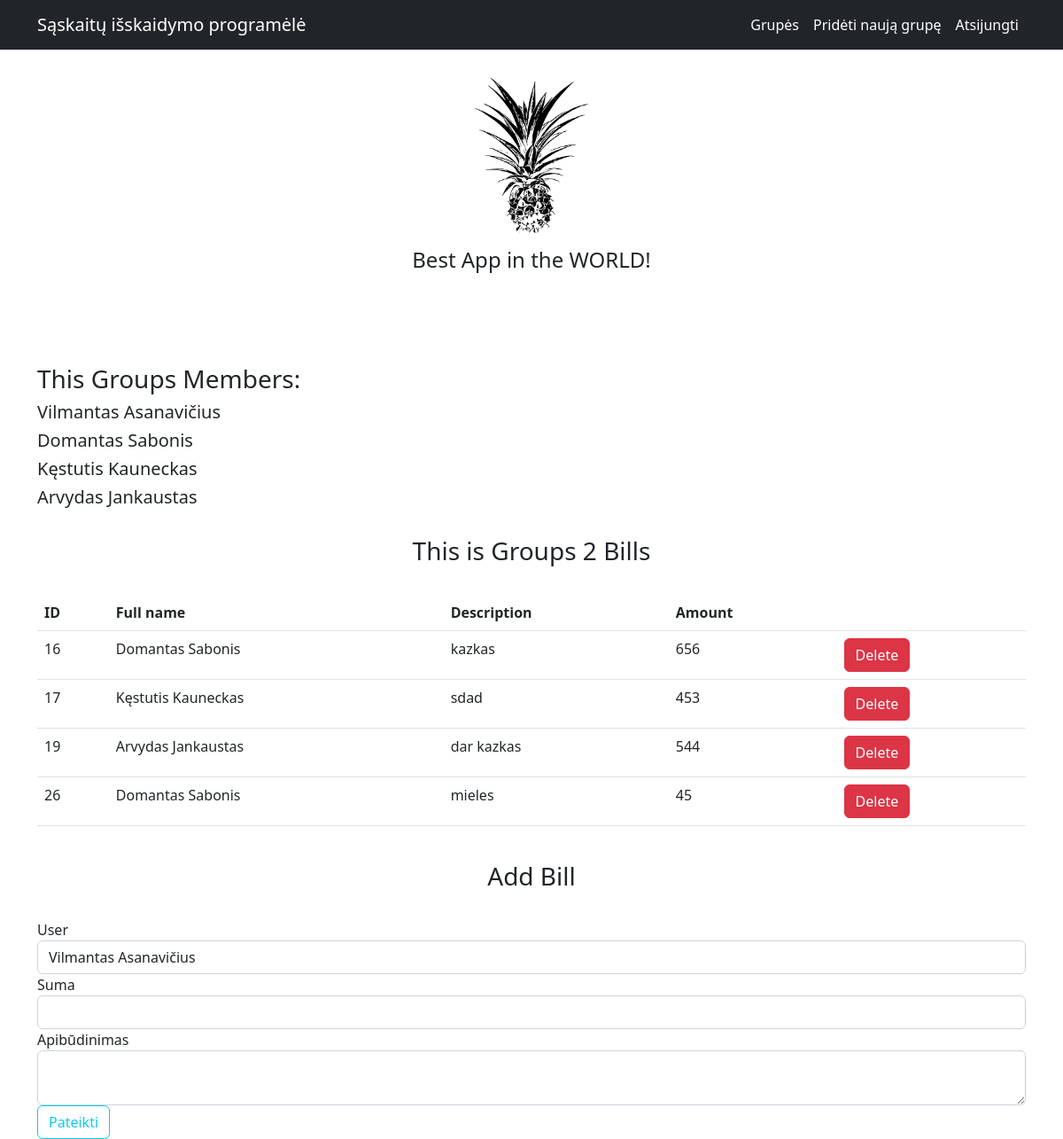
The app's page /grupės/2 (signed in), older data.
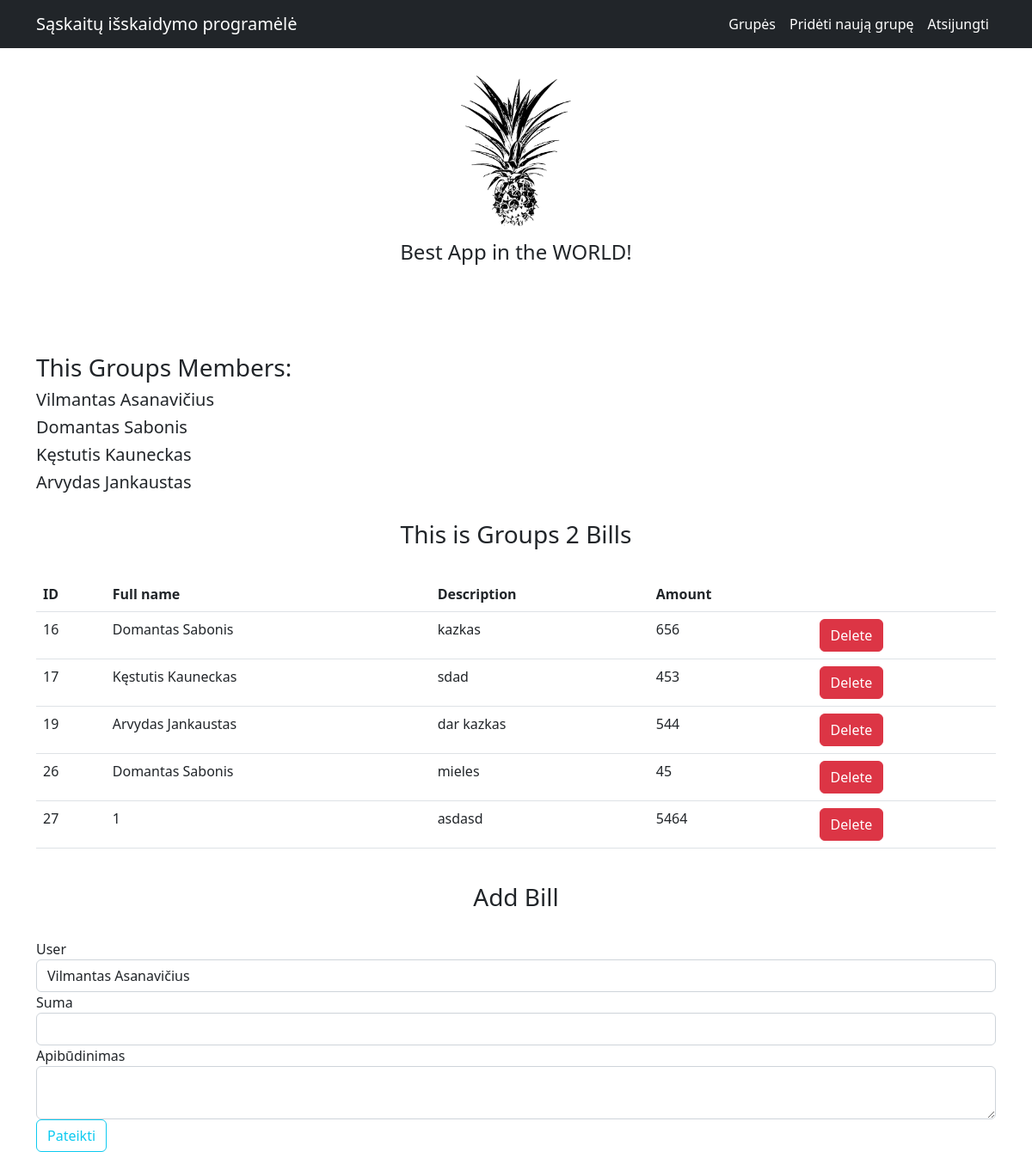
The same page, newer data.
### app.py (models this page shows)
class User(db.Model, UserMixin):
    __tablename__ = 'Users'
    id = db.Column(db.Integer, primary_key=True)
    full_name = db.Column('Vardas ir pavardė', db.String(30), unique=True, nullable=False)
    email = db.Column('El. pašto adresas', db.String(120), unique=True, nullable=False)
    password = db.Column('Slaptažodis', db.String(60),unique=True, nullable=False)
    groups = db.relationship('Groups', secondary=association_table, back_populates='users')

class Bills(db.Model):
    __tablename__ = 'Bills'
    id = db.Column(db.Integer, primary_key=True)
    group_id = db.Column(db.String, db.ForeignKey('Groups.id'))
    user_full_name = db.Column(db.String, db.ForeignKey('Users.id'))
    description = db.Column('Apibūdinimas', db.String(50), nullable=False)
    amount = db.Column('Suma', db.Integer, nullable=False)
    user = db.relationship('User')
    group = db.relationship('Groups', back_populates='bills')

### app.py (the view)
@app.route('/grupės/<int:group_id>', methods=['GET', 'POST'])
@login_required
def current_group(group_id):
    group = Groups.query.get(group_id)
    if group is None:
        abort(404)
    bills = Bills.query.all()
    all_groups = Groups.query.all()
    form = forms.BillsForm()
    users = User.query.all()
    form.user_full_name.choices = [(user.full_name, user.full_name) for user in group.users]
    for user in users:
        if user in group.users:
            if form.validate_on_submit():
                bill = Bills(group_id=group.id, user_full_name=form.user_full_name.data, description=form.description.data, amount=form.amount.data)
                db.session.add(bill)
                db.session.commit()
                return redirect(url_for('current_group', group_id=group.id))
    return render_template('bills.html', form=form, group=group, all_groups=all_groups, users=users, bills=bills)

### forms.py
class BillsForm(FlaskForm):
    user_full_name = SelectField(u'User')
    amount = IntegerField('Suma', [DataRequired()])
    description = TextAreaField('Apibūdinimas', [DataRequired()])
    submit = SubmitField('Pateikti')

### app.py (called while the page is built)
@login_manager.user_loader
def load_user(user_id):
    return User.query.get(int(user_id))

### templates/bills.html (shortened to what this page needs)
{% extends 'base.html' %}
{% block content %}
    <div>
        <h3>This Groups Members:</h3>
        {% for user in group.users %}
            <h5> {{ user.full_name }} </h5>
        {% endfor %}
    </div>
    <br>
    <h3 style="text-align:center">This is Groups {{group.id}} Bills </h3>
    <br>
    <table class="table">
        <tr>
            <td><b>ID</b></td>
            <td><b>Full name</b></td>
            <td><b>Description</b></td>
            <td><b>Amount</b></td>
            <td></td>
        </tr>
            {% for  bill in group.bills %}
                <tr>
                    <td>{{bill.id}}</a></td>
                    {% if bill.user_full_name %}
                        <td>{{ bill.user_full_name }}</td>
                    {% else %}
                        <td>-</td>
                    {% endif %}
                    <td>{{bill.description}}</td>
                    <td>{{bill.amount}}</td>
                    <td>
                        <form action="{{ url_for('bill_delete', group_id=group.id, bill_id=bill.id) }}" method="POST">
                            <input type="submit" value="Delete" class="btn btn-danger">
                        </form>
                    </td>
                </tr>
            {% endfor %}
    </table>
    <br>
    <h3 style="text-align:center">Add Bill </h3>
    <br>
    <form method="post" action="#">
        <div class="form-group">
            {{ form.user_full_name.label(class="form-control-label") }}
            {{ form.user_full_name(class="form-control") }}
        </div>
        <div class="form-group">
            {{ form.amount.label(class="form-control-label") }}
            {{ form.amount(class="form-control") }}
        </div>
        <div class="form-group">
            {{ form.description.label(class="form-control-label") }}
            {{ form.description(class="form-control") }}
        </div>
        {{ form.submit(class="btn btn-outline-info") }}
    </form>
{% endblock %}

Row changes from the older to the newer data that the page shows:
added Bills: id "27", user_full_name "1", description "asdasd", amount "5464"
